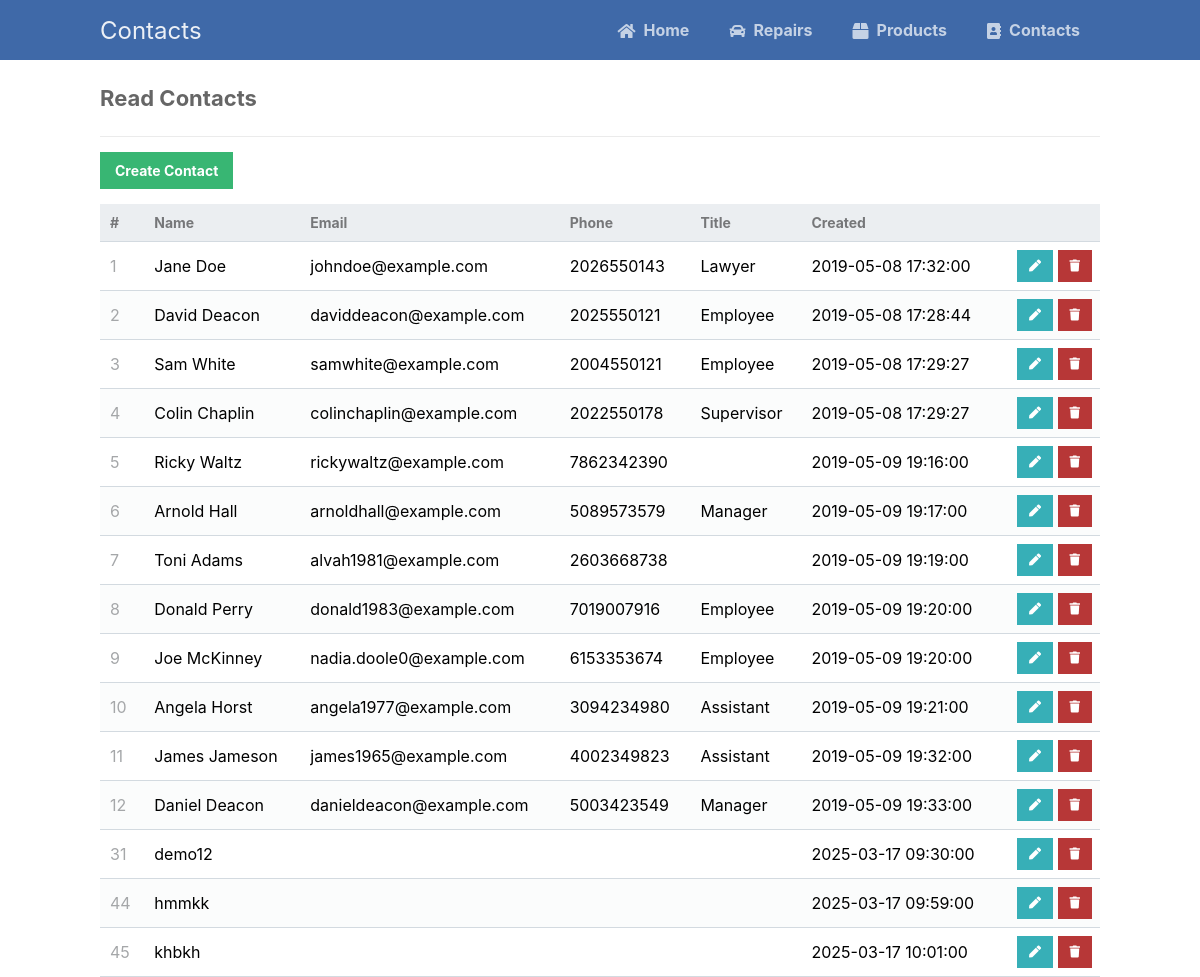
/contacts.php, run on the app's committed database.
### tables this page shows
CREATE TABLE `contacts` (
  `id` int(11) NOT NULL,
  `name` varchar(255) NOT NULL,
  `email` varchar(255) NOT NULL,
  `phone` varchar(255) NOT NULL,
  `title` varchar(255) NOT NULL,
  `created` datetime NOT NULL DEFAULT current_timestamp()
);

### contacts.php (the view, shortened to what this page needs)
<?php
include("functions.php");
$db_server = "localhost";
$db_user = "root";
$db_pass = "";
$db_name = "test";
try {
    $conn = mysqli_connect($db_server, $db_user, $db_pass, $db_name);
} catch (mysqli_sql_exception $e) {
    echo "Connection failed: " . $e->getMessage();
    exit;
}
$page = isset($_GET['page']) && is_numeric($_GET['page']) ? (int)$_GET['page'] : 1;
$records_per_page = 1000;
$offset = ($page - 1) * $records_per_page;
$stmt = mysqli_prepare($conn, 'SELECT * FROM contacts ORDER BY id LIMIT ?, ?');
mysqli_stmt_bind_param($stmt, "ii", $offset, $records_per_page);
mysqli_stmt_execute($stmt);
$result = mysqli_stmt_get_result($stmt);
$contacts = mysqli_fetch_all($result, MYSQLI_ASSOC);
?>
<?=template_header('QuickFix', 'Contacts')?>
<div class="content read">
    <h2>Read Contacts</h2>
    <a href="create.php" class="create-contact">Create Contact</a>
    <table>
        <thead>
            <tr>
                <td>#</td>
                <td>Name</td>
                <td>Email</td>
                <td>Phone</td>
                <td>Title</td>
                <td>Created</td>
                <td></td>
            </tr>
        </thead>
        <tbody>
            <?php foreach ($contacts as $contact): ?>
            <tr id="contact-<?=$contact['id']?>">
                <td><?=$contact['id']?></td>
                <td><?=$contact['name']?></td>
                <td><?=$contact['email']?></td>
                <td><?=$contact['phone']?></td>
                <td><?=$contact['title']?></td>
                <td><?=$contact['created']?></td>
                <td class="actions">
                    <a href="update.php?id=<?=$contact['id']?>" class="edit"><i class="fas fa-pen fa-xs"></i></a>
                    <a href="delete.php?id=<?=$contact['id']?>" class="trash"><i class="fas fa-trash fa-xs"></i></a>
                </td>
            </tr>
            <?php endforeach; ?>
        </tbody>
    </table>
</div>
<?=template_footer()?>

### functions.php (shortened to what this page needs)
<?php
function template_header($title, $subtitle) {
echo <<<EOT
<!DOCTYPE html>
<html>
	<head>
		<meta charset="utf-8">
		<title>$title</title>
		<link href="style.css" rel="stylesheet" type="text/css">
		<link rel="stylesheet" href="https://use.fontawesome.com/releases/v5.7.1/css/all.css">
	</head>
	<body>
    <nav class="navtop">
    	<div>
    		<h1>$subtitle</h1>
            <a href="home.php"><i class="fas fa-home"></i>Home</a>
            <a href="repairs.php"><i class="fas fa-car"></i>Repairs</a>
            <a href="products.php"><i class="fas fa-box"></i>Products</a>
    		<a href="contacts.php"><i class="fas fa-address-book"></i>Contacts</a>
    	</div>
    </nav>
EOT;
}
function template_footer() {
echo <<<EOT
    </body>
</html>
EOT;
}
?>

### style.css (style rules this page uses)
* { box-sizing: border-box; font-family: -apple-system, BlinkMacSystemFont, "segoe ui", roboto, oxygen, ubuntu, cantarell, "fira sans", "droid sans", "helvetica neue", Arial, sans-serif; font-size: 16px; -webkit-font-smoothing: antialiased; -moz-osx-font-smoothing: grayscale; }
body { background-color: #FFFFFF; margin: 0; }
.navtop { background-color: #3f69a8; height: 60px; width: 100%; border: 0; }
.navtop div { display: flex; margin: 0 auto; width: 1000px; height: 100%; }
.navtop div h1, .navtop div a { display: inline-flex; align-items: center; }
.navtop div h1 { flex: 1; font-size: 24px; padding: 0; margin: 0; color: #ecf0f6; font-weight: normal; }
.navtop div a { padding: 0 20px; text-decoration: none; color: #c5d2e5; font-weight: bold; }
.navtop div a i { padding: 2px 8px 0 0; }
.content { width: 1000px; margin: 0 auto; }
.content h2 { margin: 0; padding: 25px 0; font-size: 22px; border-bottom: 1px solid #ebebeb; color: #666666; }
.read .create-contact { display: inline-block; text-decoration: none; background-color: #38b673; font-weight: bold; font-size: 14px; color: #FFFFFF; padding: 10px 15px; margin: 15px 0; }
.read table { width: 100%; padding-top: 30px; border-collapse: collapse; }
.read table thead { background-color: #ebeef1; border-bottom: 1px solid #d3dae0; }
.read table thead td { padding: 10px; font-weight: bold; color: #767779; font-size: 14px; }
.read table tbody tr { border-bottom: 1px solid #d3dae0; }
.read table tbody tr:nth-child(even) { background-color: #fbfcfc; }
.read table tbody tr td { padding: 10px; }
.read table tbody tr td:nth-child(1) { color: #a5a7a9; }
.read table tbody tr td.actions { padding: 8px; text-align: right; }
.read table tbody tr td.actions .edit, .read table tbody tr td.actions .trash { display: inline-flex; text-align: right; text-decoration: none; color: #FFFFFF; padding: 10px 12px; }
.read table tbody tr td.actions .trash { background-color: #b73737; }
.read table tbody tr td.actions .edit { background-color: #37afb7; }

### data on the page
contacts: id "1", name "Jane Doe", email "johndoe@example.com", phone "2026550143", title "Lawyer", created "2019-05-08 17:32:00"
contacts: id "2", name "David Deacon", email "daviddeacon@example.com", phone "2025550121", title "Employee", created "2019-05-08 17:28:44"
contacts: id "3", name "Sam White", email "samwhite@example.com", phone "2004550121", title "Employee", created "2019-05-08 17:29:27"
contacts: id "4", name "Colin Chaplin", email "colinchaplin@example.com", phone "2022550178", title "Supervisor", created "2019-05-08 17:29:27"
contacts: id "5", name "Ricky Waltz", email "rickywaltz@example.com", phone "7862342390", created "2019-05-09 19:16:00"
contacts: id "6", name "Arnold Hall", email "arnoldhall@example.com", phone "5089573579", title "Manager", created "2019-05-09 19:17:00"
contacts: id "7", name "Toni Adams", email "alvah1981@example.com", phone "2603668738", created "2019-05-09 19:19:00"
contacts: id "8", name "Donald Perry", email "donald1983@example.com", phone "7019007916", title "Employee", created "2019-05-09 19:20:00"
contacts: id "9", name "Joe McKinney", email "nadia.doole0@example.com", phone "6153353674", title "Employee", created "2019-05-09 19:20:00"
contacts: id "10", name "Angela Horst", email "angela1977@example.com", phone "3094234980", title "Assistant", created "2019-05-09 19:21:00"
contacts: id "11", name "James Jameson", email "james1965@example.com", phone "4002349823", title "Assistant", created "2019-05-09 19:32:00"
contacts: id "12", name "Daniel Deacon", email "danieldeacon@example.com", phone "5003423549", title "Manager", created "2019-05-09 19:33:00"
contacts: id "31", name "demo12", created "2025-03-17 09:30:00"
contacts: id "44", name "hmmkk", created "2025-03-17 09:59:00"
contacts: id "45", name "khbkh", created "2025-03-17 10:01:00"

### other printed values
$subtitle "Contacts"
